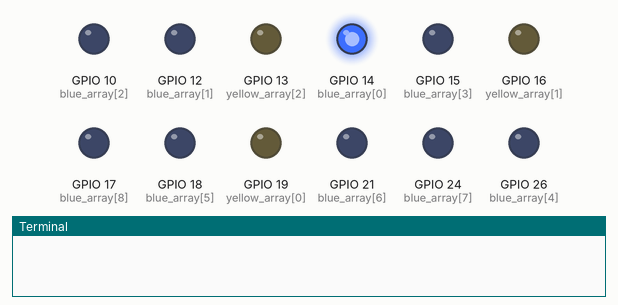
A program run on a simulated Raspberry Pi (BCM pin numbers). Parts: output pins drawn as LEDs (lit = HIGH), the last lines printed to the terminal. At 12.0 s the program stops and its outputs stay as they are.

Above: at 0.1 s.
At 1.1 s:
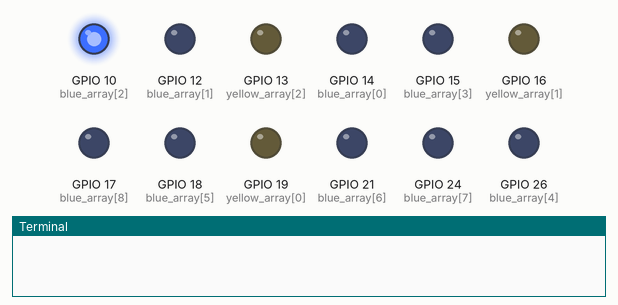
At 2.1 s:
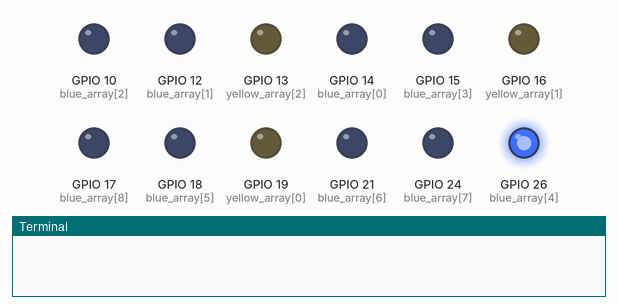
At 4.6 s:
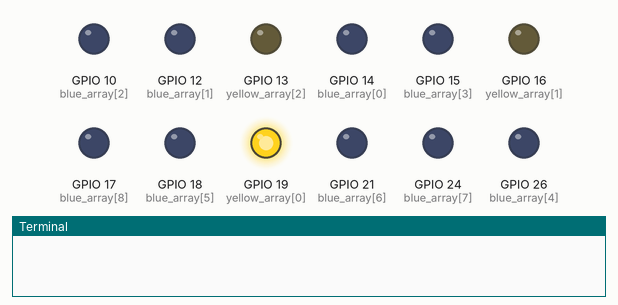
At 9.1 s:
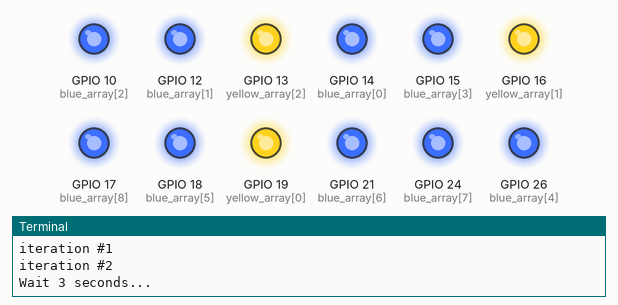
At 12.1 s:
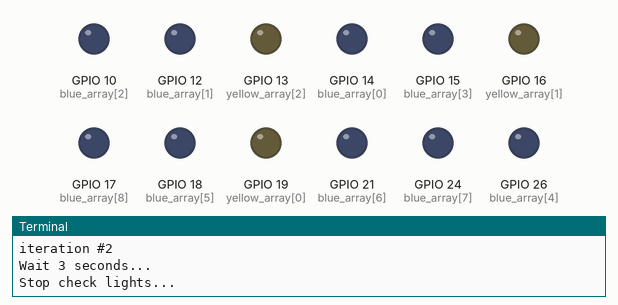
Timing chart, 0 to 13.5 s (numbered marks = the images above):
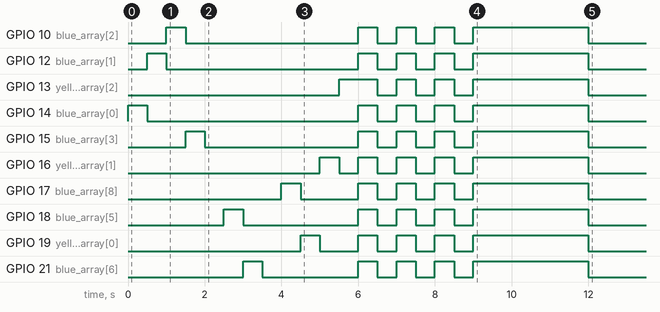

Measured:
- by itself, GPIO 10 (blue_array[2]): goes HIGH 0.50 s, LOW 4.5 s, 3 × (HIGH 0.50 s, LOW 0.50 s), HIGH 3.0 s, then LOW
- by itself, GPIO 12 (blue_array[1]): goes HIGH 0.50 s, LOW 5.0 s, 3 × (HIGH 0.50 s, LOW 0.50 s), HIGH 3.0 s, then LOW
- by itself, GPIO 13 (yellow_array[2]): LOW → HIGH at 5.5 s, → LOW 1.0 s later, → HIGH 0.50 s later, → LOW 0.50 s later, … (8 changes in this stretch)
- by itself, GPIO 14 (blue_array[0]): goes HIGH 0.50 s, LOW 5.5 s, 3 × (HIGH 0.50 s, LOW 0.50 s), HIGH 3.0 s, then LOW
- by itself, GPIO 15 (blue_array[3]): goes HIGH 0.50 s, LOW 4.0 s, 3 × (HIGH 0.50 s, LOW 0.50 s), HIGH 3.0 s, then LOW
- by itself, GPIO 16 (yellow_array[1]): goes 4 × (HIGH 0.50 s, LOW 0.50 s), HIGH 3.0 s, then LOW
- by itself, GPIO 17 (blue_array[8]): goes HIGH 0.50 s, LOW 1.5 s, 3 × (HIGH 0.50 s, LOW 0.50 s), HIGH 3.0 s, then LOW
- by itself, GPIO 18 (blue_array[5]): goes HIGH 0.50 s, LOW 3.0 s, 3 × (HIGH 0.50 s, LOW 0.50 s), HIGH 3.0 s, then LOW

The program:

gpio2.py
```python
import RPi.GPIO as GPIO
import time

GPIO.setmode(GPIO.BCM)

blue_array = [14, 12, 10, 15, 26, 18, 21, 24, 17]
yellow_array = [19, 16, 13]
txt = 'iteration #{0}'

for i in blue_array:
    GPIO.setup(i, GPIO.OUT)
    GPIO.output(i, GPIO.HIGH)
    time.sleep(0.5)
    GPIO.output(i, GPIO.LOW)

for j in yellow_array:
    GPIO.setup(j, GPIO.OUT)
    GPIO.output(j, GPIO.HIGH)
    time.sleep(0.5)
    GPIO.output(j, GPIO.LOW)

for x in range(3):
    GPIO.output(blue_array, GPIO.HIGH)
    GPIO.output(yellow_array, GPIO.HIGH)
    time.sleep(0.5)
    GPIO.output(blue_array, GPIO.LOW)
    GPIO.output(yellow_array, GPIO.LOW)
    time.sleep(0.5)
    print(txt.format(x))

GPIO.output(blue_array, GPIO.HIGH)
GPIO.output(yellow_array, GPIO.HIGH)
print('Wait 3 seconds...')
time.sleep(3)

print('Stop check lights...')
GPIO.cleanup()

#13, 19, 16 - yellow
#14, 15, 17, 10, 24, 18, 21, 12, 26 - blue
```
